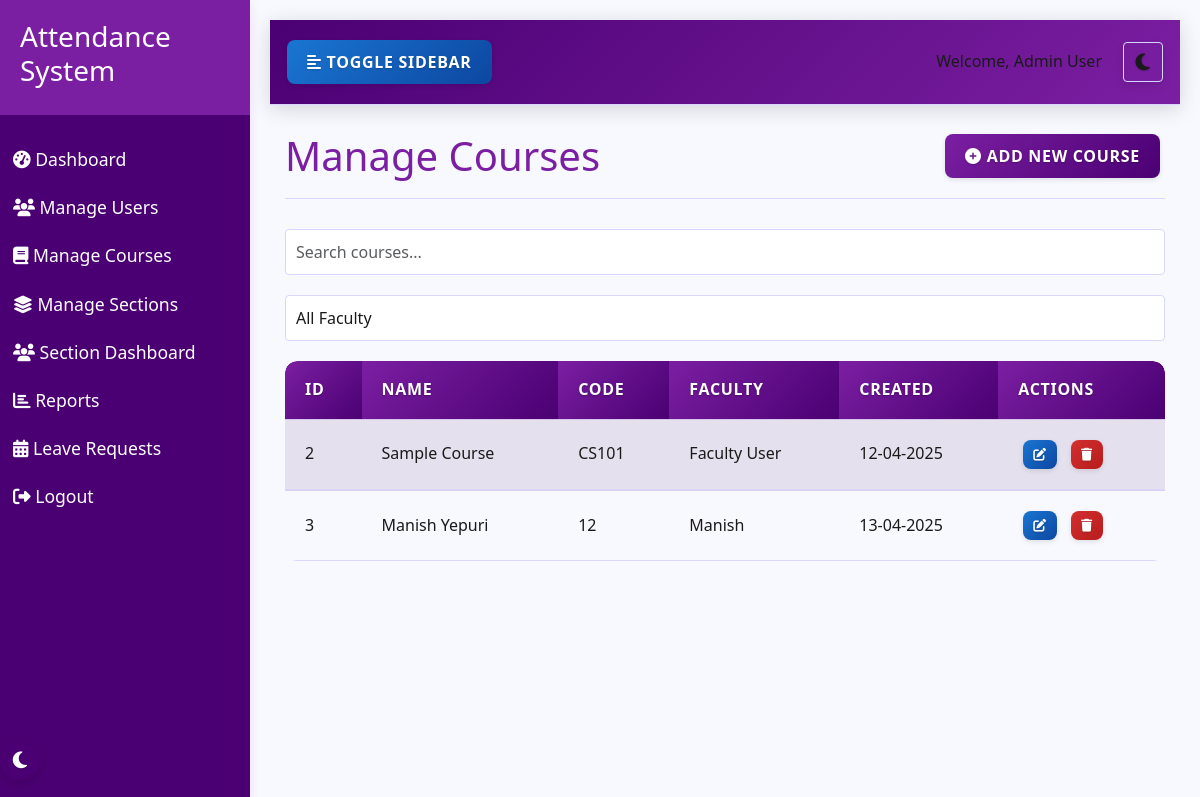
Page /admin/courses (signed in) on the committed database.
### models.py (models this page shows, shortened)
class User(db.Model, UserMixin):
    id = db.Column(db.Integer, primary_key=True)
    name = db.Column(db.String(100), nullable=False)
    email = db.Column(db.String(100), unique=True, nullable=False)
    password = db.Column(db.String(200), nullable=False)
    role = db.Column(db.String(20), nullable=False)  # 'admin', 'faculty', 'student'
    department = db.Column(db.String(100), nullable=True)
    profile_pic = db.Column(db.String(200), nullable=True)
    created_at = db.Column(db.DateTime, default=datetime.utcnow)
    attendances = db.relationship('Attendance', foreign_keys='Attendance.user_id', backref='user', lazy=True)
    marked_attendances = db.relationship('Attendance', foreign_keys='Attendance.marked_by', backref='marked_by_user', lazy=True)
    leave_requests = db.relationship('LeaveRequest', foreign_keys='LeaveRequest.user_id', backref='user', lazy=True)
    approved_leaves = db.relationship('LeaveRequest', foreign_keys='LeaveRequest.approved_by', backref='approved_by_user', lazy=True)
    student_sections = db.relationship('Section', secondary=section_students, backref=db.backref('students', lazy='dynamic'))
    teacher_sections = db.relationship('Section', secondary=section_teachers, backref=db.backref('teachers', lazy='dynamic'))

class Course(db.Model):
    id = db.Column(db.Integer, primary_key=True)
    name = db.Column(db.String(100), nullable=False)
    code = db.Column(db.String(20), unique=True, nullable=False)
    faculty_id = db.Column(db.Integer, db.ForeignKey('user.id'), nullable=False)
    created_at = db.Column(db.DateTime, default=datetime.utcnow)
    attendances = db.relationship('Attendance', backref='course', lazy=True)
    faculty = db.relationship('User', foreign_keys=[faculty_id], backref='courses')
    sections = db.relationship('Section', secondary=section_courses, backref=db.backref('courses', lazy='dynamic'))

### routes/admin.py (the view)
@admin_bp.route('/courses')
@login_required
def manage_courses():
    if current_user.role != 'admin':
        flash('Access denied. Admin privileges required.', 'danger')
        return redirect(url_for('index'))
    courses = Course.query.all()
    faculty = User.query.filter_by(role='faculty').all()
    return render_template('admin/manage_courses.html', courses=courses, faculty=faculty)

### app.py (called while the page is built)
@login_manager.user_loader
def load_user(user_id):
    return User.query.get(int(user_id))

### templates/admin/manage_courses.html (shortened to what this page needs)
{% extends 'base.html' %}
{% block content %}
<div class="manage-courses">
    <div class="page-header">
        <h1>Manage Courses</h1>
        <a href="{{ url_for('admin.add_course') }}" class="btn btn-primary">
            <i class="fas fa-plus-circle"></i> Add New Course
        </a>
    </div>
    <div class="course-filters">
        <div class="form-group">
            <input type="text" id="courseSearch" class="form-control" placeholder="Search courses...">
        </div>
        <div class="form-group">
            <select id="facultyFilter" class="form-control">
                <option value="all">All Faculty</option>
            </select>
        </div>
    </div>
    <div class="table-responsive">
        <table class="table table-striped" id="coursesTable">
            <thead>
                <tr>
                    <th>ID</th>
                    <th>Name</th>
                    <th>Code</th>
                    <th>Faculty</th>
                    <th>Created</th>
                    <th>Actions</th>
                </tr>
            </thead>
            <tbody>
                {% for course in courses %}
                <tr data-faculty="{{ course.faculty_id }}">
                    <td>{{ course.id }}</td>
                    <td>{{ course.name }}</td>
                    <td>{{ course.code }}</td>
                    <td>
                        {% for f in faculty %}
                            {% if f.id == course.faculty_id %}
                                {{ f.name }}
                            {% endif %}
                        {% endfor %}
                    </td>
                    <td>{{ course.created_at.strftime('%d-%m-%Y') }}</td>
                    <td>
                        <a href="#" class="btn btn-sm btn-info edit-course" data-id="{{ course.id }}">
                            <i class="fas fa-edit"></i>
                        </a>
                        <button class="btn btn-sm btn-danger delete-course" data-id="{{ course.id }}" data-name="{{ course.name }}">
                            <i class="fas fa-trash"></i>
                        </button>
                    </td>
                </tr>
                {% endfor %}
            </tbody>
        </table>
    </div>
</div>
{% endblock %}

### templates/base.html (shortened to what this page needs)
<!DOCTYPE html>
<html lang="en">
<head>
    <link rel="stylesheet" href="https://cdn.jsdelivr.net/npm/bootstrap@5.3.0/dist/css/bootstrap.min.css">
    <link rel="stylesheet" href="{{ url_for('static', filename='css/style.css') }}">
    <link rel="stylesheet" href="{{ url_for('static', filename='css/themes.css') }}">
    <link rel="stylesheet" href="{{ url_for('static', filename='css/dark-mode-fixes.css') }}">
    <link rel="stylesheet" href="{{ url_for('static', filename='css/button-fixes.css') }}">
    <link rel="stylesheet" href="{{ url_for('static', filename='css/table-fixes.css') }}">
    <link rel="stylesheet" href="https://cdnjs.cloudflare.com/ajax/libs/font-awesome/6.4.0/css/all.min.css">
</head>
<body>
    <div class="wrapper">
        {% if current_user.is_authenticated %}
        <nav class="sidebar">
            <div class="sidebar-header">
                <h3>Attendance System</h3>
            </div>
            <ul class="list-unstyled components">
                {% if current_user.role == 'admin' %}
                <li>
                    <a href="{{ url_for('admin.dashboard') }}"><i class="fas fa-tachometer-alt"></i> Dashboard</a>
                </li>
                <li>
                    <a href="{{ url_for('admin.manage_users') }}"><i class="fas fa-users"></i> Manage Users</a>
                </li>
                <li>
                    <a href="{{ url_for('admin.manage_courses') }}"><i class="fas fa-book"></i> Manage Courses</a>
                </li>
                <li>
                    <a href="{{ url_for('admin.manage_sections') }}"><i class="fas fa-layer-group"></i> Manage Sections</a>
                </li>
                <li>
                    <a href="{{ url_for('section.dashboard') }}"><i class="fas fa-users"></i> Section Dashboard</a>
                </li>
                <li>
                    <a href="{{ url_for('admin.reports') }}"><i class="fas fa-chart-bar"></i> Reports</a>
                </li>
                <li>
                    <a href="{{ url_for('admin.manage_leaves') }}"><i class="fas fa-calendar-alt"></i> Leave Requests</a>
                </li>
                {% endif %}
                <li>
                    <a href="{{ url_for('logout') }}"><i class="fas fa-sign-out-alt"></i> Logout</a>
                </li>
            </ul>
            <div class="theme-toggle">
                <button class="theme-toggle-btn" aria-label="Toggle Dark Mode">
                </button>
            </div>
        </nav>
        {% endif %}
        <div id="content" class="{% if current_user.is_authenticated %}with-sidebar{% endif %}">
            {% if current_user.is_authenticated %}
            <nav class="navbar navbar-expand-lg navbar-light bg-light">
                <div class="container-fluid">
                    <button type="button" id="sidebarCollapse" class="btn btn-info">
                        <i class="fas fa-align-left"></i>
                        <span>Toggle Sidebar</span>
                    </button>
                    <div class="d-flex align-items-center">
                        <div class="user-info me-3">
                            <span>Welcome, {{ current_user.name }}</span>
                        </div>
                        <div class="theme-toggle-navbar">
                            <button class="theme-toggle-btn btn btn-sm btn-outline-secondary" aria-label="Toggle Dark Mode">
                            </button>
                        </div>
                    </div>
                </div>
            </nav>
            {% endif %}
            <div class="container mt-4">
                {% block content %}{% endblock %}
            </div>
        </div>
    </div>
</body>
</html>

### static/css/themes.css (style rules this page uses)
[data-theme="light"] { --primary-color: #7b1fa2; --primary-light: #ae52d4; --primary-dark: #4a0072; --accent-color: #ff5722; --text-light: #ffffff; --text-dark: #1a1a1a; --text-primary: #7b1fa2; --text-secondary: #5c6bc0; --background-light: #f8f8ff; --background-dark: #121212; --card-bg-light: #ffffff; --card-bg-dark: #1e1e1e; --border-color-light: #d8d8ff; --border-color-dark: #333333; --shadow-light: 0 4px 10px rgba(123, 31, 162, 0.1); --shadow-dark: 0 4px 10px rgba(0, 0, 0, 0.3); --success-color: #2e7d32; --warning-color: #f57c00; --danger-color: #d32f2f; --info-color: #1976d2; --navbar-bg: #f0e6ff; --input-bg: #ffffff; --input-text: #1a1a1a; --input-border: #d8d8ff; --modal-bg: #ffffff; --dropdown-bg: #ffffff; --dropdown-text: #1a1a1a; --dropdown-hover: #f0e6ff; --table-header-bg: #7b1fa2; --table-header-text: #ffffff; --table-stripe-bg: rgba(123, 31, 162, 0.05); --table-hover-bg: rgba(123, 31, 162, 0.1); --table-border-color: rgba(123, 31, 162, 0.2); --btn-default-bg: #f0e6ff; --btn-default-text: #1a1a1a; --btn-primary-bg: #7b1fa2; --btn-primary-text: #ffffff; --btn-secondary-bg: #5c6bc0; --btn-secondary-text: #ffffff; --btn-success-bg: #2e7d32; --btn-success-text: #ffffff; --btn-danger-bg: #d32f2f; --btn-danger-text: #ffffff; --btn-info-bg: #1976d2; --btn-info-text: #ffffff; --btn-warning-bg: #f57c00; --btn-warning-text: #ffffff; }
body { background-color: var(--background-light); color: var(--text-dark); transition: background-color 0.3s ease, color 0.3s ease; }
.navbar { background-color: var(--navbar-bg) !important; border-color: var(--border-color-light); transition: background-color 0.3s ease, border-color 0.3s ease; }
.form-control, .form-select { background-color: var(--input-bg); border-color: var(--input-border); color: var(--input-text); transition: background-color 0.3s ease, border-color 0.3s ease, color 0.3s ease; }
.table { color: var(--text-dark); transition: color 0.3s ease; }
.table td { color: var(--text-dark); }
.table th, .table td { border-color: var(--border-color-light); transition: border-color 0.3s ease; }
.table thead th { background-color: var(--table-header-bg); transition: background-color 0.3s ease; }
.table tbody tr:nth-of-type(odd) { background-color: var(--table-stripe-bg); transition: background-color 0.3s ease; }
.sidebar { background: var(--primary-dark); transition: background-color 0.3s ease; }
.sidebar .sidebar-header { background: var(--primary-color); transition: background-color 0.3s ease; }
.page-header { border-color: var(--border-color-light); transition: border-color 0.3s ease; }
.btn-primary { background-color: var(--btn-primary-bg); border-color: var(--btn-primary-bg); color: var(--btn-primary-text); }
.btn-danger { background-color: var(--btn-danger-bg); border-color: var(--btn-danger-bg); color: var(--btn-danger-text); }
.btn-info { background-color: var(--btn-info-bg); border-color: var(--btn-info-bg); color: var(--btn-info-text); }
a { color: var(--primary-color); transition: color 0.3s ease; }

### static/css/table-fixes.css (style rules this page uses)
.table { margin-bottom: 0 !important; background-color: transparent !important; font-family: 'Segoe UI', Roboto, 'Helvetica Neue', Arial, sans-serif; }
.table thead th { background: linear-gradient(135deg, var(--primary-color), var(--primary-dark)); color: var(--table-header-text); font-weight: 600; text-transform: uppercase; letter-spacing: 0.7px; padding: 16px 20px; border: none; text-shadow: 0 1px 2px rgba(0, 0, 0, 0.3); }
.table thead th:first-child { border-top-left-radius: 12px; }
.table thead th:last-child { border-top-right-radius: 12px; }
.table td { border-top: 1px solid var(--table-border-color); padding: 15px 20px; vertical-align: middle; background-color: transparent !important; font-weight: 500; }
.table tbody tr:nth-of-type(odd) { background-color: var(--table-stripe-bg); }
.table tbody tr:nth-of-type(even) { background-color: transparent; }
.table-responsive { border-radius: 12px; overflow: hidden; }

### rows in the picture
User: name "Admin User"
Course: id "2", name "Sample Course", code "CS101", created_at "12-04-2025"
User: name "Faculty User"
Course: id "3", name "Manish Yepuri", code "12", created_at "13-04-2025"
User: name "Manish"
